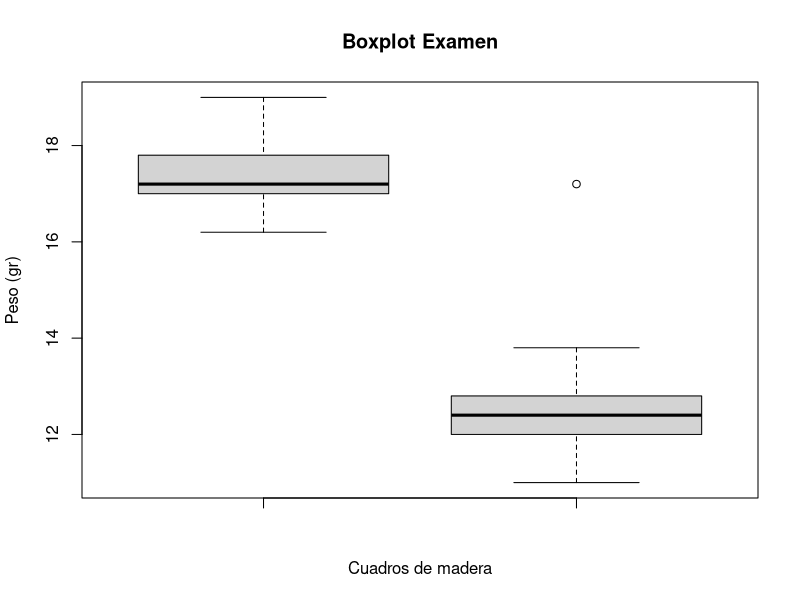

This figure's R source:
# Genaro Sánchez Tovar
# Matricul: 2133642
# 29/Noviembre/2023

# Ejercicio 1 -------------------------------------------------------------

setwd("C:/Genaro Met.ES/Met_ES/Scripts")
Examen <- read.csv("Pesos_Examen.csv", header = TRUE)

mean(Examen$Encino) # 17.42667
mean(Examen$Pino) #12.24667

sum(Examen$Encino) #522.8
sum(Examen$Pino)^2 #134982.8

mean(Examen$Encino) - mean(Examen$Pino) #5.18

boxplot(Examen$Encino, Examen$Pino, xlab = "Cuadros de madera", ylab = "Peso (gr)", main = "Boxplot Examen", ylim = c(11, 19))

# Ejercicio 2 -------------------------------------------------------------

Azufre <- c(15.8, 22.7, 26.8, 19.1, 18.5, 14.4, 8.3, 25.9, 26.4, 9.8, 22.7, 15.2, 23.0, 29.6, 21.9, 10.5, 17.3, 6.2, 18.0, 22.9, 24.6, 19.4, 12.3, 15.9, 11.2, 14.7, 20.5, 26.6, 20.1, 17.0, 22.3, 27.5, 23.9, 17.5, 11.0, 20.4, 16.2, 20.8, 13.3, 18.1)

mean(Azufre) #18.7075

t.test(Azufre)
# t = 20.696, df = 39, p-value < 2.2e-16
#Los intervalo de confianza al 95% son: 16.87912 20.53588
#La hipotesis aceptada es alternativa, ya que no es igual a 0, siendo que es 18.7075
# El valor medio promedio de las emisiones observadas por la empresa, aunque es mayor, no es tan significativa como parece, ya que la empreza menciona que no se deben superar las 17.5 Ton/año, y las emisiones reales son de 18.7075 Ton/año, lo que resulta en una diferencia de 1.2075
